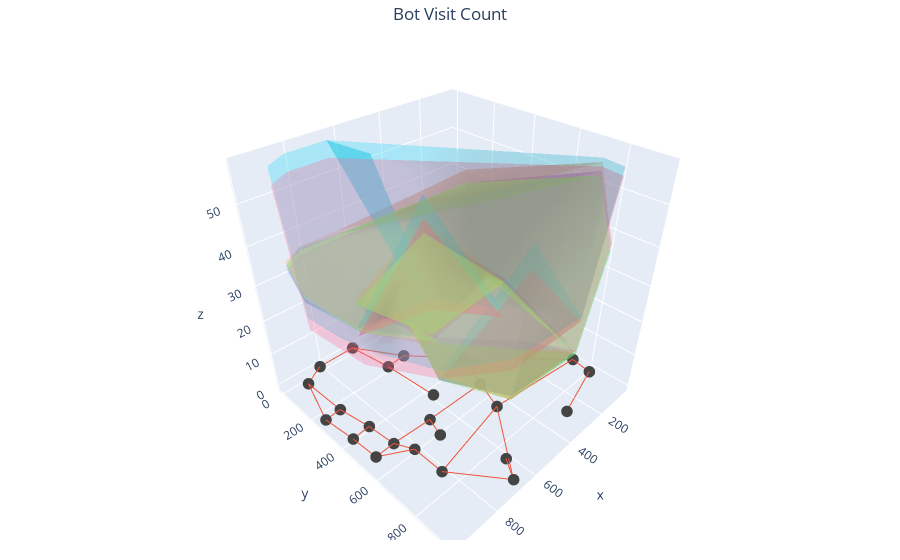

The code cell stored with this chart in its notebook:
### Code cell
#Bot Histogram
edge_trace = go.Scatter3d(x=edge_x, y=edge_y, z=[0] * len(edge_x), opacity=1, hoverinfo='none', mode='lines')

node_trace = go.Scatter3d(
    x=node_x, y=node_y,z=[0] * len(nodes),
    mode='markers',
    hoverinfo='text',
    marker=dict(
        showscale=False,
        # colorscale options
        #'Greys' | 'YlGnBu' | 'Greens' | 'YlOrRd' | 'Bluered' | 'RdBu' |
        #'Reds' | 'Blues' | 'Picnic' | 'Rainbow' | 'Portland' | 'Jet' |
        #'Hot' | 'Blackbody' | 'Earth' | 'Electric' | 'Viridis' |
        colorscale='Blues',
        reversescale=False,
        color=[],
        size=2 * d/10,
        cmin = 0.,
        cmax = 300.,
        # opacity = 0.5,
        # showscale = False,
        colorbar=dict(
            thickness=15,
            title='Max. Node<br>Idleness',
            xanchor='right',
            titleside='top'
        ),
        line_width=0))

fig = go.Figure(data=[node_trace, edge_trace],
            layout=go.Layout(
            title='Bot Visit Count',
            # titlefont_size=16,
            showlegend=False,
            hovermode='closest',
            margin=dict(b=20,l=5,r=0,t=40),
            xaxis=dict(showgrid=False, zeroline=False, showticklabels=False),
            yaxis=dict(showgrid=False, zeroline=False, showticklabels=False))
            )

for bot in df3.index:
    # print(bot)
    h = [df3[n][bot] for n in nodes]
    fig.add_trace(go.Mesh3d(x = node_x, y = node_y, z = h, opacity= 0.3, name = bot))
fig.update_layout(title_x=0.5)
fig.update_traces(alphahull = -1, selector= dict(type = 'mesh3d'))
fig.write_html('{}/{}_visit_count.html'.format(sim_dir, name))
fig.show()

### Figure 1 — Plotly figure (JSON) as saved in the notebook; plotly's stock layout.template omitted (floating-point values rounded to 4 significant figures; data arrays with more than 128 entries replaced by an {"elided": "..."} marker saying what was removed)
{"data": [{"hoverinfo": "text", "marker": {"cmax": 300, "cmin": 0, "color": [], "colorbar": {"thickness": 15, "title": {"side": "top", "text": "Max. Node<br>Idleness"}, "xanchor": "right"}, "colorscale": [[0, "rgb(247,251,255)"], [0.125, "rgb(222,235,247)"], [0.25, "rgb(198,219,239)"], [0.375, "rgb(158,202,225)"], [0.5, "rgb(107,174,214)"], [0.625, "rgb(66,146,198)"], [0.75, "rgb(33,113,181)"], [0.875, "rgb(8,81,156)"], [1, "rgb(8,48,107)"]], "line": {"width": 0}, "reversescale": false, "showscale": false, "size": 4}, "mode": "markers", "type": "scatter3d", "x": [911.8, 50.46, 905.9, 881.0, 636.5, 685.3, 602.9, 534.0, 623.3, 700.1, 428.9, 724.3, 64.18, 655.1, 821.5, 974.7, 869.2, 833.6, 951.7, 832.4, 958.6, 366.5, 306.3, 474.1], "y": [51.93, 725.2, 259.5, 406.4, 868.6, 945.5, 456.7, 197.1, 203.0, 542.6, 547.4, 624.4, 818.6, 0.81, 0, 264.0, 534.0, 607.5, 535.5, 747.6, 412.1, 387.0, 885.8, 677.7], "z": [0, 0, 0, 0, 0, 0, 0, 0, 0, 0, 0, 0, 0, 0, 0, 0, 0, 0, 0, 0, 0, 0, 0, 0]}, {"hoverinfo": "none", "mode": "lines", "opacity": 1, "type": "scatter3d", "x": {"elided": "192 float values"}, "y": {"elided": "192 float values"}, "z": {"elided": "192 int values"}}, {"alphahull": -1, "name": "bot_0", "opacity": 0.3, "type": "mesh3d", "x": [911.8, 50.46, 905.9, 881.0, 636.5, 685.3, 602.9, 534.0, 623.3, 700.1, 428.9, 724.3, 64.18, 655.1, 821.5, 974.7, 869.2, 833.6, 951.7, 832.4, 958.6, 366.5, 306.3, 474.1], "y": [51.93, 725.2, 259.5, 406.4, 868.6, 945.5, 456.7, 197.1, 203.0, 542.6, 547.4, 624.4, 818.6, 0.81, 0, 264.0, 534.0, 607.5, 535.5, 747.6, 412.1, 387.0, 885.8, 677.7], "z": [35, 52, 35, 35, 19, 38, 18, 35, 37, 51, 34, 17, 36, 35, 36, 34, 36, 37, 35, 37, 35, 50, 18, 37]}, {"alphahull": -1, "name": "bot_1", "opacity": 0.3, "type": "mesh3d", "x": [911.8, 50.46, 905.9, 881.0, 636.5, 685.3, 602.9, 534.0, 623.3, 700.1, 428.9, 724.3, 64.18, 655.1, 821.5, 974.7, 869.2, 833.6, 951.7, 832.4, 958.6, 366.5, 306.3, 474.1], "y": [51.93, 725.2, 259.5, 406.4, 868.6, 945.5, 456.7, 197.1, 203.0, 542.6, 547.4, 624.4, 818.6, 0.81, 0, 264.0, 534.0, 607.5, 535.5, 747.6, 412.1, 387.0, 885.8, 677.7], "z": [34, 53, 35, 35, 19, 38, 17, 34, 35, 50, 34, 17, 38, 34, 34, 34, 36, 37, 36, 37, 36, 50, 19, 37]}, {"alphahull": -1, "name": "bot_2", "opacity": 0.3, "type": "mesh3d", "x": [911.8, 50.46, 905.9, 881.0, 636.5, 685.3, 602.9, 534.0, 623.3, 700.1, 428.9, 724.3, 64.18, 655.1, 821.5, 974.7, 869.2, 833.6, 951.7, 832.4, 958.6, 366.5, 306.3, 474.1], "y": [51.93, 725.2, 259.5, 406.4, 868.6, 945.5, 456.7, 197.1, 203.0, 542.6, 547.4, 624.4, 818.6, 0.81, 0, 264.0, 534.0, 607.5, 535.5, 747.6, 412.1, 387.0, 885.8, 677.7], "z": [36, 55, 37, 36, 18, 36, 18, 36, 37, 53, 35, 18, 38, 36, 36, 36, 36, 35, 35, 35, 35, 53, 19, 36]}, {"alphahull": -1, "name": "bot_3", "opacity": 0.3, "type": "mesh3d", "x": [911.8, 50.46, 905.9, 881.0, 636.5, 685.3, 602.9, 534.0, 623.3, 700.1, 428.9, 724.3, 64.18, 655.1, 821.5, 974.7, 869.2, 833.6, 951.7, 832.4, 958.6, 366.5, 306.3, 474.1], "y": [51.93, 725.2, 259.5, 406.4, 868.6, 945.5, 456.7, 197.1, 203.0, 542.6, 547.4, 624.4, 818.6, 0.81, 0, 264.0, 534.0, 607.5, 535.5, 747.6, 412.1, 387.0, 885.8, 677.7], "z": [58, 56, 30, 29, 29, 58, 29, 29, 58, 58, 29, 29, 56, 58, 58, 30, 30, 30, 31, 29, 30, 28, 28, 29]}, {"alphahull": -1, "name": "bot_4", "opacity": 0.3, "type": "mesh3d", "x": [911.8, 50.46, 905.9, 881.0, 636.5, 685.3, 602.9, 534.0, 623.3, 700.1, 428.9, 724.3, 64.18, 655.1, 821.5, 974.7, 869.2, 833.6, 951.7, 832.4, 958.6, 366.5, 306.3, 474.1], "y": [51.93, 725.2, 259.5, 406.4, 868.6, 945.5, 456.7, 197.1, 203.0, 542.6, 547.4, 624.4, 818.6, 0.81, 0, 264.0, 534.0, 607.5, 535.5, 747.6, 412.1, 387.0, 885.8, 677.7], "z": [54, 54, 27, 27, 26, 53, 26, 54, 53, 53, 27, 26, 54, 54, 54, 27, 27, 27, 27, 27, 28, 54, 27, 27]}, {"alphahull": -1, "name": "bot_5", "opacity": 0.3, "type": "mesh3d", "x": [911.8, 50.46, 905.9, 881.0, 636.5, 685.3, 602.9, 534.0, 623.3, 700.1, 428.9, 724.3, 64.18, 655.1, 821.5, 974.7, 869.2, 833.6, 951.7, 832.4, 958.6, 366.5, 306.3, 474.1], "y": [51.93, 725.2, 259.5, 406.4, 868.6, 945.5, 456.7, 197.1, 203.0, 542.6, 547.4, 624.4, 818.6, 0.81, 0, 264.0, 534.0, 607.5, 535.5, 747.6, 412.1, 387.0, 885.8, 677.7], "z": [35, 52, 35, 35, 18, 36, 19, 35, 38, 50, 33, 17, 36, 35, 35, 35, 36, 36, 35, 36, 35, 50, 18, 36]}], "layout": {"hovermode": "closest", "margin": {"b": 20, "l": 5, "r": 0, "t": 40}, "showlegend": false, "title": {"text": "Bot Visit Count", "x": 0.5}, "xaxis": {"showgrid": false, "showticklabels": false, "zeroline": false}, "yaxis": {"showgrid": false, "showticklabels": false, "zeroline": false}}}
